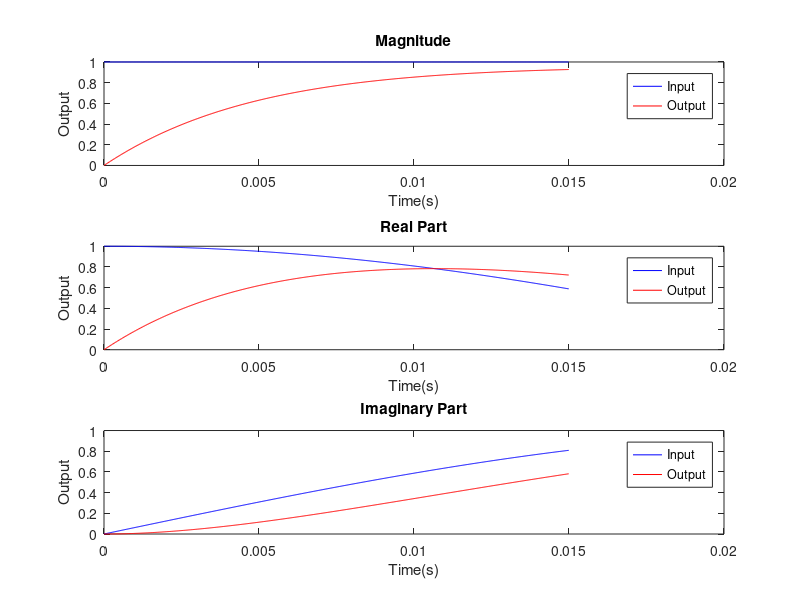

Write the MATLAB code that produced this figure. (Note: this script raises an error after producing the figure.)
%% Signals and Systems Matlab Homework #3
%% Introduction
% * Author:                   Will Burgess
% * Class:                    ESE 351
% * Date:                     Created 2/11/2024, Last Edited 2/20/2024
% * With contributions from:  Mack Larosa, Tasha Igic, Mischa Tranor
%% Initialize Variables
close all
R = 1e3; %Resistance in ohms
C = 5e-6; %Capacitence in Farads
tau = R*C;
sampleFreq = 44.1e3;
samplePeriod = 1/sampleFreq;

%% Part 1: Complex Exponential Input
freqVals = [10, 1000];

for i = 1:2
freq = freqVals(i);
angularFreq = 2*pi*freq;

sampleTimes = 0:samplePeriod:3*tau;
%inputFunct = zeros(1,length(timePoints));
inputFunct = exp(1j*angularFreq*sampleTimes);

%LCCDE Lowpass
LCCDE_Lo = zeros(length(sampleTimes),1);

for n = 2:length(sampleTimes)
    LCCDE_Lo(n) = (1-samplePeriod/tau)*(LCCDE_Lo(n-1)) + samplePeriod/(tau)*inputFunct(n-1);
end

%LCCDE Highpass
LCCDE_Hi = zeros(length(sampleTimes),1);
for n = 2:length(sampleTimes)
    LCCDE_Hi(n) = inputFunct(n) - inputFunct(n-1) - (LCCDE_Hi(n-1) * ((samplePeriod/tau) -1));
end

 % Create subplots
 %plot lowpass
    figure;
    hold on
    subplot(3, 1, 1);
    plot(sampleTimes, abs(inputFunct), 'b', sampleTimes, abs(LCCDE_Lo), 'r');
    title('Magnitude');
    xlabel('Time(s)');
    ylabel('Output');
    legend('Input', 'Output');
    
    subplot(3, 1, 2);
    plot(sampleTimes, real(inputFunct), 'b', sampleTimes, real(LCCDE_Lo), 'r');
    title('Real Part');
    xlabel('Time(s)');
    ylabel('Output');
    legend('Input', 'Output');
    
    subplot(3, 1, 3);
    plot(sampleTimes, imag(inputFunct), 'b', sampleTimes, imag(LCCDE_Lo), 'r');
    title('Imaginary Part');
    legend('Input', 'Output');
    xlabel('Time(s)');
    ylabel('Output');
    sgtitle(['Lowpass Exponential Responses: Frequency = ', num2str(freq), 'Hz']);

    hold off
    % plot highpass
    figure;
    hold on
    subplot(3, 1, 1);
    plot(sampleTimes, abs(inputFunct), 'b', sampleTimes, abs(LCCDE_Hi), 'r');
    title('Magnitude');
    xlabel('Time(s)');
    ylabel('Output');
    legend('Input', 'Output');
    
    subplot(3, 1, 2);
    plot(sampleTimes, real(inputFunct), 'b', sampleTimes, real(LCCDE_Hi), 'r');
    title('Real Part');
    xlabel('Time(s)');
    ylabel('Output');
    legend('Input', 'Output');
    
    subplot(3, 1, 3);
    plot(sampleTimes, imag(inputFunct), 'b', sampleTimes, imag(LCCDE_Hi), 'r');
    title('Imaginary Part');
    xlabel('Time(s)');
    ylabel('Output');
    legend('Input', 'Output');
    sgtitle(['Lowpass Exponential Responses: Frequency = ', num2str(freq), 'Hz']);
end
%% Part 2 Bode Plot
freqRange = logspace(1,4,100);
mag_Hi = zeros(size(freqRange));
phase_Hi = mag_Hi;
mag_Lo = mag_Hi;
phase_Lo = mag_Hi;


H_Hi = zeros(length(freqRange));
H_Lo = zeros(length(freqRange));

for i = 1:length(freqRange)
    %Initialize input funct
        LCCDE_Lo = zeros(length(sampleTimes),1);
    
    for n = 2:length(sampleTimes)
        LCCDE_Lo(n) = (1-samplePeriod/tau)*(LCCDE_Lo(n-1)) + samplePeriod/(tau)*inputFunct(n-1);
    end
    
    %LCCDE Highpass
    LCCDE_Hi = zeros(length(sampleTimes),1);
    for n = 2:length(sampleTimes)
        LCCDE_Hi(n) = inputFunct(n) - inputFunct(n-1) - (LCCDE_Hi(n-1) * ((samplePeriod/tau) -1));
    end

    % Comput H for lowpass
    H_Lo(i) = inputFunct / LCCDE_Lo.';
    H_Hi(i) = inputFunct / LCCDE_Hi.';
    % Compute magnitude in dB and phase normalized by π
%     mag_Hi(i) = 20*log10(abs(H_Hi));
%     phase_Hi(i) = angle(H_Hi)/pi;
% 
%     mag_Lo(i) = 20*log10(abs(H_Hi));
%     phase_Lo(i) = angle(H_Hi)/pi;
end

